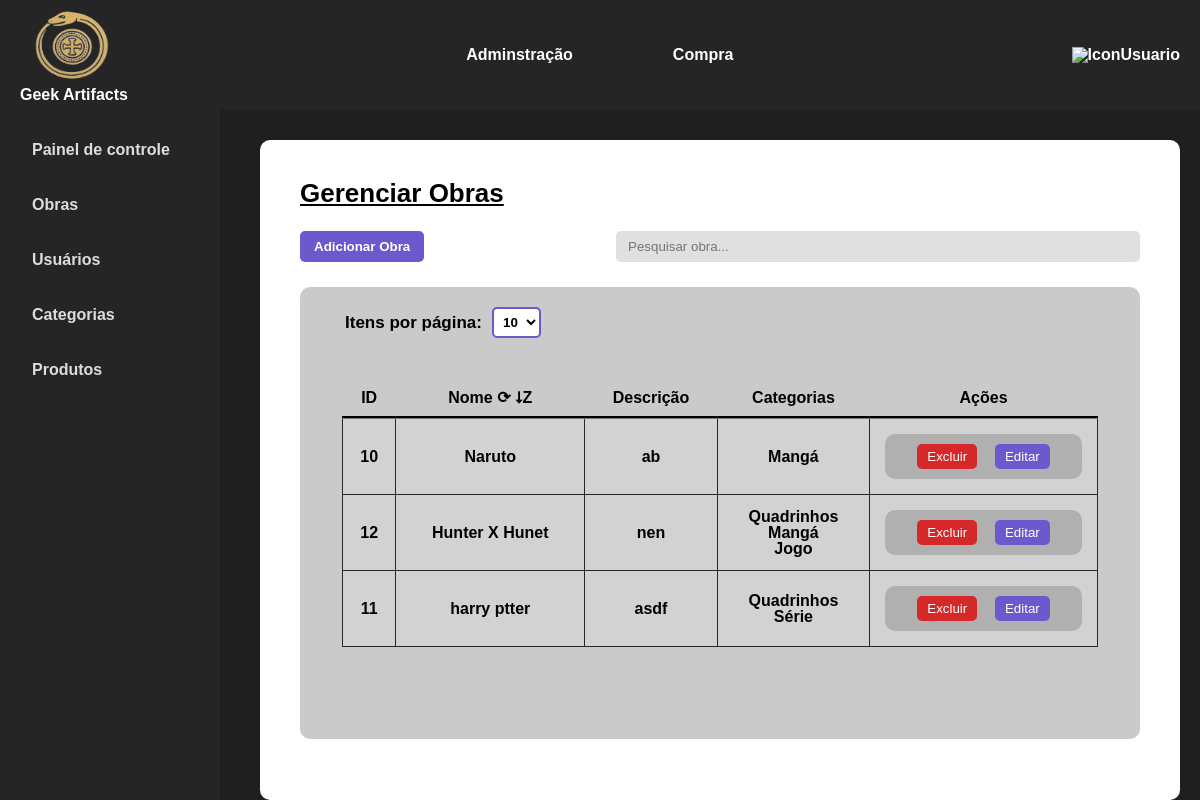
/gerenciar/obra/listar.php?ordem=nome_obra&direcao=DESC&itens=10 (signed in), run on the app's committed database.
### tables this page shows
create table tbObra (

	id_obra int auto_increment,
    nome_obra varchar(80),
    descricao_obra varchar(255),
    
    constraint pk_tbObra primary key (id_obra),
    constraint un_NomeObra_tbUsuario unique (nome_obra)

);

create table tbCategoria (

	id_categoria int auto_increment,
    nome_categoria varchar(50) not null,
    imagem_categoria varchar(255) NOT NULL DEFAULT 'sem_imagem.png',
    
    constraint pk_tbCategoria primary key (id_categoria),
    constraint un_NomeCategoria_tbCategoria unique (nome_categoria)

);

### src/repositorio/ObraRepositorio.php (called while the page is built, shortened)
<?php
require_once __DIR__.'/../modelo/Obra.php';
class ObraRepositorio {
    private PDO $pdo;
    public function __construct($pdo) {
        $this->pdo = $pdo;
    }
    public function makeObject(array $atributos) : Obra {
        $id = $atributos['id_obra'];
        $obra = new Obra(
            isset($id) ? (int) $id : null,
            $atributos['nome_obra'],
            $atributos['descricao_obra']
        );
        return $obra;
    }
    public function findById(int $id): ?Obra {
        $sql = 'select tbObra.* from tbObra where id_obra = ? limit 1';
        $stmt = $this->pdo->prepare($sql);
        $stmt->bindValue(1, $id);
        $stmt->execute();
        $atributos = $stmt->fetch(PDO::FETCH_ASSOC);
        $obra = $atributos ? $this->makeObject($atributos) : null;
        return $obra;
    }
    public function listarPaginado(int $limite, int $offset, ?string $ordem = null, ?string $direcao = 'ASC'): array {
        $colunasPermitidas = ['nome_obra'];
        $sql = 'SELECT tbObra.* FROM tbObra';
        if ($ordem !== null && in_array(strtolower($ordem), array_map('strtolower', $colunasPermitidas))) {
            $direcao = strtoupper($direcao) === 'DESC' ? 'DESC' : 'ASC';
            $sql .= " ORDER BY {$ordem} {$direcao}";
        }
        $sql .= " LIMIT ? OFFSET ?";
        $stmt = $this->pdo->prepare($sql);
        $stmt->bindValue(1, $limite, PDO::PARAM_INT);
        $stmt->bindValue(2, $offset, PDO::PARAM_INT);
        $stmt->execute();
        $resultadoConsulta = $stmt->fetchAll(PDO::FETCH_ASSOC);
        $arrayCategorias = array_map(fn($linhaConsulta) => $this->makeObject($linhaConsulta), $resultadoConsulta);
        return $arrayCategorias;
    }
}

### src/modelo/Obra.php (called while the page is built)
<?php
class Obra
{
    private ?int $id;
    private string $nome;
    private string $descricao;
    public function __construct(?int $id, string $nome, string $descricao) {
        $this->id = $id;
        $this->nome = $nome;
        $this->descricao = $descricao;
    }
    public function getId(): ?int
    {
        return $this->id;
    }
    public function getNome(): string
    {
        return $this->nome;
    }
    public function getDescricao(): string
    {
        return $this->descricao;
    }
}

### src/repositorio/ObraCategoriaRepositorio.php (called while the page is built, shortened)
<?php
require_once __DIR__.'/ObraRepositorio.php';
require_once __DIR__.'/CategoriaRepositorio.php';
class ObraCategoriaRepositorio {
    private PDO $pdo;
    private ObraRepositorio $obraRepo;
    private CategoriaRepositorio $categoriaRepo;
    public function __construct($pdo, ObraRepositorio $obraRepo, CategoriaRepositorio $categoriaRepo) {
        $this->pdo = $pdo;
        $this->obraRepo = $obraRepo;
        $this->categoriaRepo = $categoriaRepo;
    }
    public function makeObject(array $atributos) : ObraCategoria {
        $obraCategoria = new ObraCategoria(
            $this->obraRepo->findById($atributos['id_obra']),
            $this->categoriaRepo->findById($atributos['id_categoria'])
        );
        return $obraCategoria;
    }
    public function listByObra(Obra $obra) : ?array {
        $sql = 'select tbObraCategoria.* from tbObraCategoria where id_obra = ?';
        $stmt = $this->pdo->prepare($sql);
        $stmt->bindValue(1, $obra->getId());
        $stmt->execute();
        $resultadoConsulta = $stmt->fetchAll(PDO::FETCH_ASSOC);
        $objetos = array_map(fn($linhaConsulta) => $this->makeObject($linhaConsulta), $resultadoConsulta);
        return $objetos;
    }
}

### src/repositorio/CategoriaRepositorio.php (called while the page is built, shortened)
<?php
class CategoriaRepositorio {
    private PDO $pdo;
    public function __construct($pdo) {
        $this->pdo = $pdo;
    }
    public function makeObject(array $atributos) : Categoria {
        $id = $atributos['id_categoria'];
        $categoria = new Categoria(
            isset($id) ? (int) $id : null,
            $atributos['nome_categoria'],
            $atributos['imagem_categoria'] ?? null
        );
        return $categoria;
    }
    public function findById(int $id): ?Categoria {
        $sql = 'select tbCategoria.* from tbCategoria where id_categoria = ? limit 1';
        $stmt = $this->pdo->prepare($sql);
        $stmt->bindValue(1, $id);
        $stmt->execute();
        $atributos = $stmt->fetch(PDO::FETCH_ASSOC);
        $categoria = $atributos ? $this->makeObject($atributos) : null;
        return $categoria;
    }
}

### gerenciar/obra/listar.php (the view, shortened to what this page needs)
<?php
    require DIR_PROJETOWEB . 'src/repositorio/ObraRepositorio.php';
    require DIR_PROJETOWEB . 'src/repositorio/CategoriaRepositorio.php';
    require DIR_PROJETOWEB . 'src/repositorio/ObraCategoriaRepositorio.php';
    $categoriaRepo = new CategoriaRepositorio($pdo);
    $obraRepo = new ObraRepositorio($pdo);
    $obraCategoriaRepo = new ObraCategoriaRepositorio(
        $pdo,
        $obraRepo,
        $categoriaRepo
    );
    $itens_por_pagina = $_GET['itens'] ?? 10;
    $pagina_atual = $_GET['pagina'] ?? 1;
    $offset = ($pagina_atual - 1) * $itens_por_pagina;
    $ordem = $_GET['ordem'] ?? null;
    $direcao = $_GET['direcao'] ?? 'ASC';
    $obras = $obraRepo->listarPaginado($itens_por_pagina, $offset, $ordem, $direcao);
?>
<!DOCTYPE html>
<html lang="pt-br">
<head>
    <link rel="stylesheet" href="/projeto_web1/css/reset.css">
    <link rel="stylesheet" href="/projeto_web1/css/dashboard.css">
    <link rel="stylesheet" href="/projeto_web1/css/listar.css">
</head>
<body>
    <?php include_once DIR_PROJETOWEB . '/reutilizar/header.php' ?>
    <?php include DIR_PROJETOWEB . '/reutilizar/asidemenu.php'?>
    <div class="container-listar">
        <h1>Gerenciar Obras</h1>
        <div class="container-topo">
            <a href="form.php"><button class="botao-adicionar">Adicionar Obra</button></a>
            <div class="barra-pesquisar">
                <input type="text" placeholder="Pesquisar obra...">
            </div>
        </div>
        <section class="container-tabela">
            <div class="numero-paginacao">
                <form method="GET" style="display: flex; gap: 10px; align-items: center;">
                    <label>Itens por página:</label>
                    <select name="itens" onchange="this.form.submit()" style="padding: 5px;">
                        <option value="10" <?= $itens_por_pagina == 10 ? 'selected' : '' ?>>10</option>
                    </select>
                </form>
            </div>
            <table>
                <thead>
                    <tr>
                        <th>ID</th>
                        <th>
                            <div class="nomeColuna">
                                <a href="?ordem=nome_obra&direcao=<?= $ordem == 'nome_obra' && $direcao == 'ASC' ? 'DESC' : 'ASC' ?>&itens=<?= $itens_por_pagina ?>">
                                Nome ⟳
                                <?php if($ordem == 'nome_obra'): ?>
                                    <?= $direcao == 'ASC' ? '⭡A' : '⭣Z' ?>
                                <?php endif; ?>
                                </a>
                            </div>
                        </th>
                        <th>Descrição</th>
                        <th>Categorias</th>
                        <th>Ações</th>
                    </tr>
                </thead>
                <tbody>
                    <?php foreach ($obras as $obra): ?>
                        <tr>
                            <td><?= htmlspecialchars($obra->getId()) ?></td>
                            <td><?= htmlspecialchars($obra->getNome()) ?></td>
                            <td><?= htmlspecialchars($obra->getDescricao()) ?></td>
                            <td>
                                <ul>
                                    <?php
                                        $relacionamentos = $obraCategoriaRepo->listByObra($obra);
                                        if(isset($relacionamentos)):
                                    ?>
                                    <?php foreach($relacionamentos as $relacionamento): ?>
                                        <li><?=htmlspecialchars($relacionamento->getCategoria()->getNome())?></li>
                                    <?php endforeach; ?>
                                    <?php else: ?>
                                        Nenhuma Categoria
                                    <?php endif;?>
                                </ul>
                            </td>
                            <td>
                                <div class="td-acoes">
                                    <form action="excluir.php" method="post">
                                        <input type="submit" class="botao-excluir" value="Excluir">
                                    </form>
                                    <form action="form.php" method="post">
                                        <input type="submit" class="botao-editar" value="Editar">
                                    </form>
                                </div>
                            </td>
                        </tr>
                    <?php endforeach; ?>
                </tbody>
            </table>
            <div class="container-paginacao">
            </div>
        </section>
    </div>
</body>
</html>

### css/dashboard.css (style rules this page uses)
body { font-family: Arial, sans-serif; background-color: #1f1f1f; margin: 0; padding: 0; color: white; }

### css/listar.css (style rules this page uses)
.container-listar { background-color: #fff; box-sizing: border-box; margin-top: 140px; margin-left: 260px; margin-right: 40px; border-radius: 10px; padding: 40px; font-family: Arial, sans-serif; font-weight: bold; min-height: calc(100vh - 140px); width: calc(100% - 280px); }
.container-listar h1 { color: #000; font-size: 26px; font-weight: bold; margin-bottom: 25px; text-decoration: underline; }
.container-listar .container-topo { display: flex; flex-direction: row; justify-content: space-between; width: 100%; margin: 25px 0; }
.barra-pesquisar input { background-color: #e0e0e0; border: none; outline: none; border-radius: 5px; padding: 8px 12px; width: 500px; }
.botao-adicionar { background-color: #6a5acd; color: white; font-weight: bold; border: none; border-radius: 5px; padding: 8px 14px; cursor: pointer; }
.container-tabela { background-color: #cacaca; border-radius: 10px; color: #000; overflow: hidden; }
.container-tabela table { width: 90%; margin: 5% 0; justify-self: center; }
thead tr { border-bottom: 3px groove #272727; }
thead th { text-align: center; }
tbody td { border: 1px groove #272727; background-color: #d3d2d2; }
th, td { padding: 10px; text-align: center; vertical-align: middle; }
.td-acoes { display: flex; flex-direction: row; gap: 10%; margin: 5px; border-radius: 10px; padding: 10px; background-color: #b1b0b0; justify-content: center; }
.botao-editar { background-color: #6a5acd; color: white; border: none; padding: 5px 10px; border-radius: 5px; cursor: pointer; }
.botao-excluir { background-color: #d62828; color: white; border: none; padding: 5px 10px; border-radius: 5px; cursor: pointer; }
.numero-paginacao { margin-left: 45px; margin-top: 20px; font-size: 17px; }
.numero-paginacao { margin-left: 45px; margin-top: 20px; margin-bottom: 15px; font-size: 17px; }
.numero-paginacao form { display: flex; gap: 10px; align-items: center; }
.numero-paginacao label { font-weight: bold; color: #000; }
.numero-paginacao select { padding: 5px 10px; border: 2px solid #6a5acd; border-radius: 5px; background-color: #fff; cursor: pointer; font-weight: bold; }
.container-paginacao { display: flex; flex-direction: column; justify-content: center; align-items: center; margin-top: 20px; margin-bottom: 20px; padding: 15px; }
.nomeColuna a { text-decoration: none; color: black; }
thead th a { text-decoration: none; color: black; }

### data on the page
tbobra: id_obra "10", nome_obra "Naruto", descricao_obra "ab"
tbcategoria: nome_categoria "Mangá"
tbobra: id_obra "12", nome_obra "Hunter X Hunet", descricao_obra "nen"
tbcategoria: nome_categoria "Quadrinhos"
tbcategoria: nome_categoria "Jogo"
tbobra: id_obra "11", nome_obra "harry ptter", descricao_obra "asdf"
tbcategoria: nome_categoria "Série"
